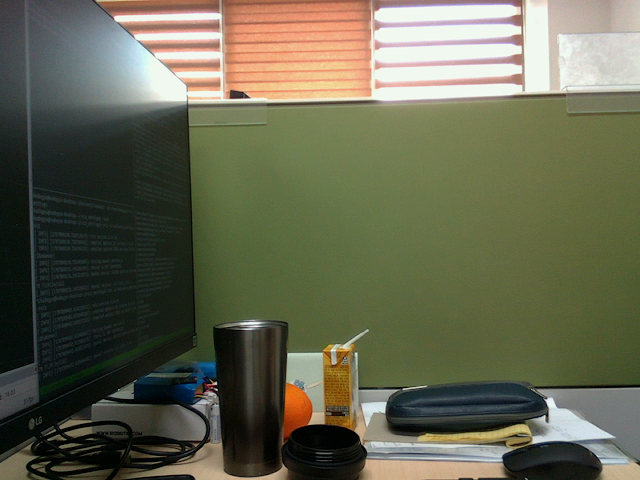
//> input picture ipynb/color_frames/color_image484.png, 640 x 480 px
$ ./opencv_image_concat   (built with g++ and OpenCV 4)
//> lines starting //> are read from the running program, lines starting //| are printed output that depends on the picture; after the words box and inside, x2 and y2 are one past the last pixel; in counts of white or black regions, pixels touching at a corner belong together
#include <opencv2/opencv.hpp>

int main() {
    cv::Mat left_image = cv::imread("../ipynb/color_frames/color_image484.png", cv::IMREAD_COLOR);
//> left_image is the input picture: 480 rows x 640 cols, CV_8UC3; mean B, G, R 80.3, 102.1, 101.6
    cv::Mat right_image = cv::imread("../ipynb/color_frames/color_image700.png", cv::IMREAD_COLOR);
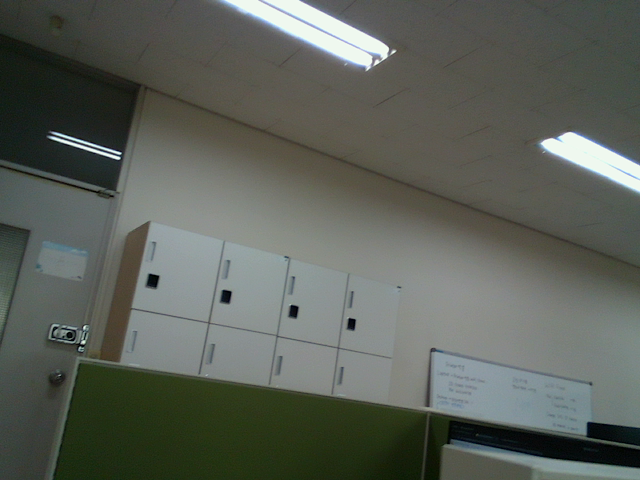
//> input picture ipynb/color_frames/color_image700.png, 640 x 480 px
//> right_image is the input picture: 480 rows x 640 cols, CV_8UC3; mean B, G, R 88.9, 96.6, 91.8

    cv::Mat h_image;

    // concat image horizontal
    cv::hconcat(left_image, right_image, h_image);
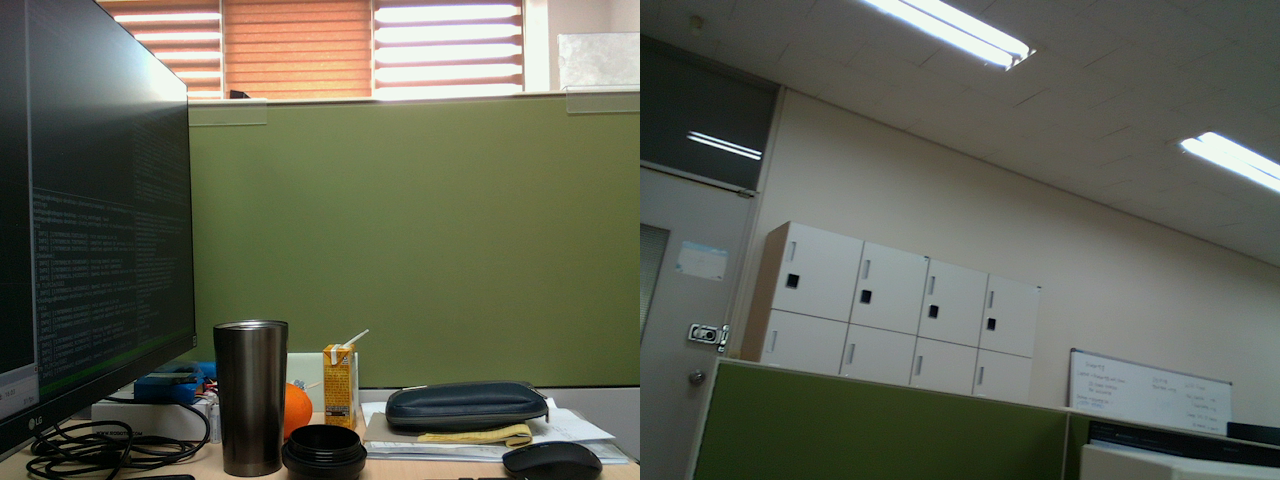
//> h_image: 480 rows x 1280 cols, CV_8UC3; mean B, G, R 84.6, 99.3, 96.7

    cv::imshow("concat image", h_image);
    cv::waitKey(0);
    cv::destroyAllWindows();

    // image copy
    cv::Mat l_img;
    left_image.copyTo(l_img);
    cv::rectangle(l_img, cv::Point(300, 220), cv::Point(340, 260), cv::Scalar(255, 0, 0));
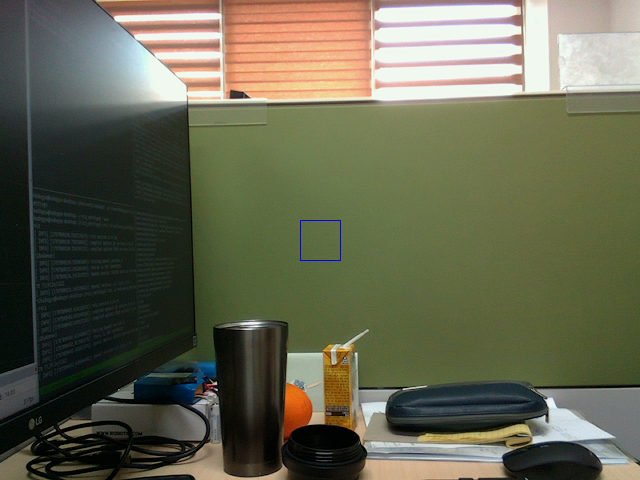
//> l_img: 480 rows x 640 cols, CV_8UC3; 0.05% of pixels changed, all inside (x1, y1, x2, y2) = (300, 220, 341, 261)
    cv::imshow("original", left_image);
    cv::waitKey(0);
    cv::destroyAllWindows();

    return 0;
}
